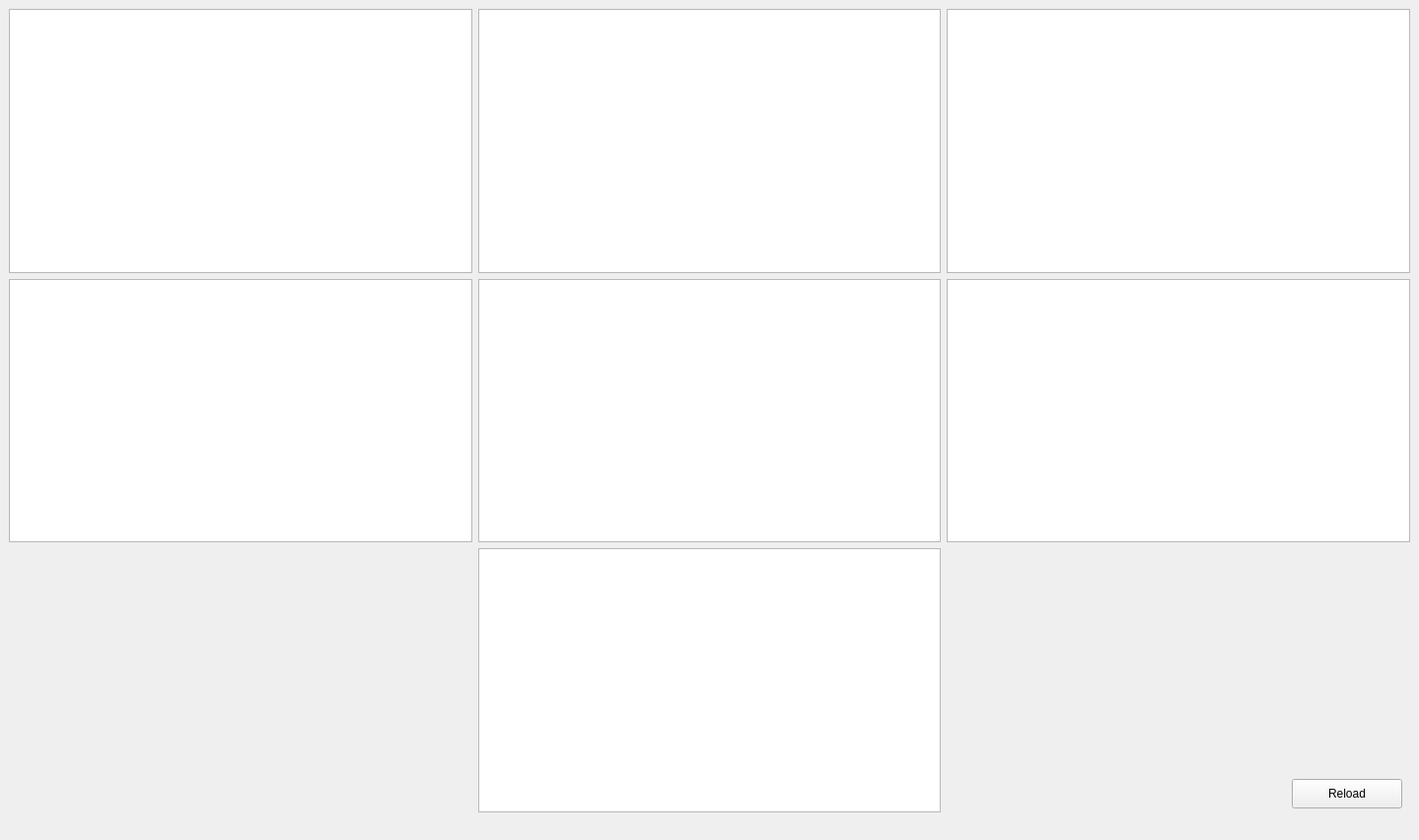
<?xml version="1.0" encoding="UTF-8"?>
<ui version="4.0">
 <class>MainWindow</class>
 <widget class="QMainWindow" name="MainWindow">
  <property name="windowModality">
   <enum>Qt::ApplicationModal</enum>
  </property>
  <property name="geometry">
   <rect>
    <x>0</x>
    <y>0</y>
    <width>1439</width>
    <height>852</height>
   </rect>
  </property>
  <property name="sizePolicy">
   <sizepolicy hsizetype="Maximum" vsizetype="Maximum">
    <horstretch>0</horstretch>
    <verstretch>0</verstretch>
   </sizepolicy>
  </property>
  <property name="mouseTracking">
   <bool>true</bool>
  </property>
  <property name="windowTitle">
   <string>BuscaCursos - 2020-1</string>
  </property>
  <property name="styleSheet">
   <string notr="true"/>
  </property>
  <property name="locale">
   <locale language="English" country="UnitedKingdom"/>
  </property>
  <property name="documentMode">
   <bool>false</bool>
  </property>
  <property name="unifiedTitleAndToolBarOnMac">
   <bool>false</bool>
  </property>
  <widget class="QWidget" name="centralwidget">
   <layout class="QGridLayout" name="gridLayout">
    <item row="2" column="1">
     <widget class="QGraphicsView" name="graphicsView_7"/>
    </item>
    <item row="1" column="2">
     <widget class="QGraphicsView" name="graphicsView_6"/>
    </item>
    <item row="0" column="1">
     <widget class="QGraphicsView" name="graphicsView_2"/>
    </item>
    <item row="1" column="0">
     <widget class="QGraphicsView" name="graphicsView_4"/>
    </item>
    <item row="0" column="0">
     <widget class="QGraphicsView" name="graphicsView_1"/>
    </item>
    <item row="1" column="1">
     <widget class="QGraphicsView" name="graphicsView_5"/>
    </item>
    <item row="0" column="2">
     <widget class="QGraphicsView" name="graphicsView_3"/>
    </item>
   </layout>
   <widget class="QPushButton" name="pushButton">
    <property name="enabled">
     <bool>true</bool>
    </property>
    <property name="geometry">
     <rect>
      <x>1310</x>
      <y>790</y>
      <width>112</width>
      <height>30</height>
     </rect>
    </property>
    <property name="text">
     <string>Reload</string>
    </property>
    <property name="checkable">
     <bool>false</bool>
    </property>
    <property name="checked">
     <bool>false</bool>
    </property>
    <property name="autoDefault">
     <bool>false</bool>
    </property>
   </widget>
  </widget>
  <widget class="QStatusBar" name="statusBar">
   <property name="mouseTracking">
    <bool>true</bool>
   </property>
   <property name="layoutDirection">
    <enum>Qt::LeftToRight</enum>
   </property>
   <property name="autoFillBackground">
    <bool>false</bool>
   </property>
   <property name="sizeGripEnabled">
    <bool>false</bool>
   </property>
  </widget>
 </widget>
 <resources/>
 <connections/>
</ui>
